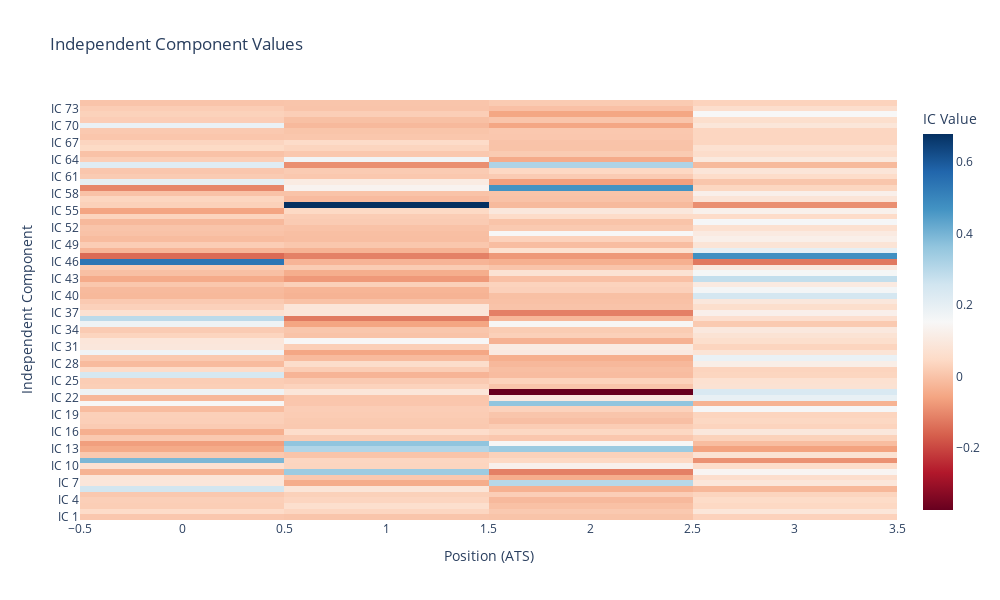

The notebook cell saved with this chart:
### Markdown cell above
### 3.2 Independent Component Heatmap

View all independent components as a heatmap to see which positions contribute to each IC.

### Code cell
# Plot heatmap of all independent components (Plotly - interactive)
if "sector" in db and "Vica" in db["sector"]:
    fig = nb.plot_ic_heatmap_plotly(
        db, 
        ic_index=None,  # Show all ICs
        height=600, 
        width=1000,
        colorscale="RdBu"
    )
    fig.show()
    
    # Print IC information
    sector_data = db["sector"]
    print(f"\nNumber of independent components: {len(sector_data.get('ic_list', []))}")
    print(f"Number of eigenmodes used (kpos): {sector_data.get('kpos', 'N/A')}")
    print(f"Auto-estimated kpos: {sector_data.get('kpos_auto', 'N/A')}")
else:
    print("Independent components not found. Run sca-core with --do-sector-id first.")

### Figure 1 — Plotly figure (JSON) as saved in the notebook; plotly's stock layout.template omitted (floating-point values rounded to 4 significant figures; data arrays with more than 128 entries replaced by an {"elided": "..."} marker saying what was removed)
{"data": [{"colorbar": {"title": {"text": "IC Value"}}, "colorscale": [[0, "rgb(103,0,31)"], [0.1, "rgb(178,24,43)"], [0.2, "rgb(214,96,77)"], [0.3, "rgb(244,165,130)"], [0.4, "rgb(253,219,199)"], [0.5, "rgb(247,247,247)"], [0.6, "rgb(209,229,240)"], [0.7, "rgb(146,197,222)"], [0.8, "rgb(67,147,195)"], [0.9, "rgb(33,102,172)"], [1, "rgb(5,48,97)"]], "hovertemplate": "Position: %{x}<br>IC: %{y}<br>Value: %{z:.4f}<extra></extra>", "type": "heatmap", "x": [0, 1, 2, 3], "y": ["IC 1", "IC 2", "IC 3", "IC 4", "IC 5", "IC 6", "IC 7", "IC 8", "IC 9", "IC 10", "IC 11", "IC 12", "IC 13", "IC 14", "IC 15", "IC 16", "IC 17", "IC 18", "IC 19", "IC 20", "IC 21", "IC 22", "IC 23", "IC 24", "IC 25", "IC 26", "IC 27", "IC 28", "IC 29", "IC 30", "IC 31", "IC 32", "IC 33", "IC 34", "IC 35", "IC 36", "IC 37", "IC 38", "IC 39", "IC 40", "IC 41", "IC 42", "IC 43", "IC 44", "IC 45", "IC 46", "IC 47", "IC 48", "IC 49", "IC 50", "IC 51", "IC 52", "IC 53", "IC 54", "IC 55", "IC 56", "IC 57", "IC 58", "IC 59", "IC 60", "IC 61", "IC 62", "IC 63", "IC 64", "IC 65", "IC 66", "IC 67", "IC 68", "IC 69", "IC 70", "IC 71", "IC 72", "IC 73", "IC 74"], "z": {"elided": "74x4 float values"}}], "layout": {"height": 600, "title": {"text": "Independent Component Values"}, "width": 1000, "xaxis": {"title": {"text": "Position (ATS)"}}, "yaxis": {"title": {"text": "Independent Component"}}}}
